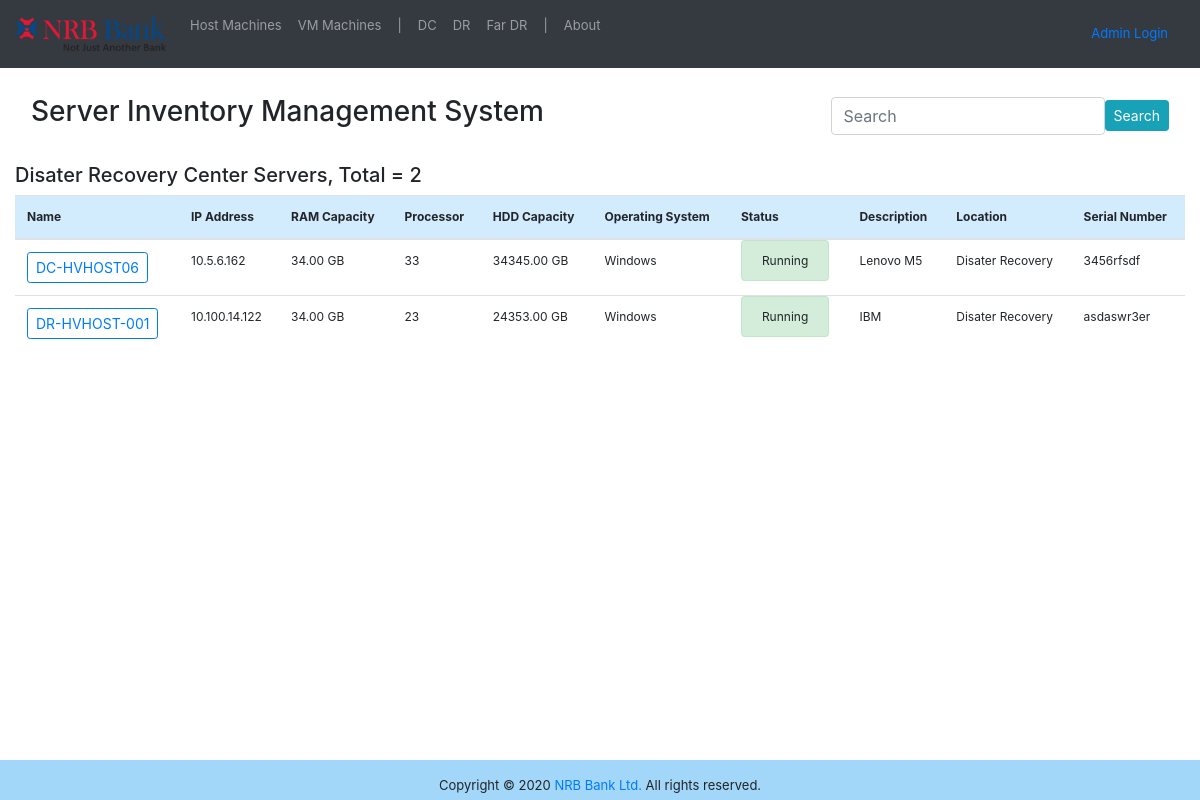
Page /dr_items/ on the committed database.
### server/models.py (models this page shows, shortened)
class Host_Server(models.Model):
    name= models.CharField(max_length=25, blank=False,unique=True, verbose_name="Host Name")
    ip_address= models.GenericIPAddressField(unique=True,default="192.168.1.100", verbose_name="IP Address")
    ram= models.DecimalField(max_digits=5, decimal_places=2,default=1, verbose_name="RAM")
    processor= models.IntegerField(blank=False, null=True, verbose_name="CPU")
    hdd= models.DecimalField(max_digits=7, decimal_places=2,default=1, verbose_name="Hard Disk")
    os= models.CharField(max_length=30,default="Windows", verbose_name="Operating System")
    descriptions= models.CharField(max_length=50,default="", verbose_name="Model")
    choices=(
        ('Running', 'Running'),
        ('Stopped', 'Stopped')
    )
    status= models.CharField(max_length=10, choices= choices, default="Running")
    choices=(
        ('Data Center','DC'),
        ('Disater Recovery', 'DR'),
        ('Far DR','fDR')
    )
    site=models.CharField(max_length=16, choices=choices, default="DC", null=True)
    sn= models.CharField(max_length=30,default="", verbose_name="Serial Number")
    class Meta:
        verbose_name = "Host Server"
        verbose_name_plural = "Host Servers"

### server/views.py (the view)
# urls.py: path('dr_items/', dr_items, name='dr_items'),
def dr_items(request, *args, **kwargs):
    template = 'dr_items.html'
    dr_site=Host_Server.objects.filter(site__contains='Disater Recovery')
    context = {
        'dr_site': dr_site,
        'header': 'Disater Recovery Center Servers'
    }
    return render(request, template, context)

### server/templates/dr_items.html
{% extends 'base.html' %}
{% block body %}
<br>
<div>
  <h5> {{ header }},  Total = {{ dr_site.count }}</h5>
</div>
<table class="table table-hover">
  <thead style="background-color: rgba(133, 202, 248, 0.356)">
    <tr>
      <th>Name</th>
      <th>IP Address</th>
      <th>RAM Capacity</th>
      <th>Processor</th>
      <th>HDD Capacity</th>
      <th>Operating System</th>
      <th>Status</th>
      <th>Description</th>
      <th>Location</th>
      <th>Serial Number</th>
    </tr>
  </thead>
  <tbody>
    {% for dr_site in dr_site %}
    <tr>
      <td><a href="{% url 'container_items' dr_site.pk %}" class="btn btn-outline-primary btn btn-sm" role="button" aria-pressed="true"> {{ dr_site.name }}</a></td>
      <td>{{ dr_site.ip_address}}</td>
      <td>{{ dr_site.ram }} GB </td>
      <td>{{ dr_site.processor }}</td>
      <td>{{ dr_site.hdd }} GB</td>
      <td>{{ dr_site.os }}</td>
      {% if dr_site.status == "Running" %}
      <td><a class="alert alert-success" role="alert" aria-pressed="false">{{ dr_site.status }}</a></td>
      {% else %}
      <td><a class="alert alert-danger" role="alert" aria-pressed="false">{{ dr_site.status }}</a></td>
      {% endif %}
      <td>{{ dr_site.descriptions }}</td>
      <td>{{ dr_site.site }}</td>
      <td>{{ dr_site.sn }}</td>
    </tr>
    {% endfor %}
  </tbody>
</table>
{% endblock %}

### rows in the picture
Host_Server: name "DC-HVHOST06", ip_address "10.5.6.162", ram "34.00", processor "33", hdd "34345.00", os "Windows", status "Running", descriptions "Lenovo M5", site "Disater Recovery", sn "3456rfsdf"
Host_Server: name "DR-HVHOST-001", ip_address "10.100.14.122", ram "34.00", processor "23", hdd "24353.00", os "Windows", status "Running", descriptions "IBM", site "Disater Recovery", sn "asdaswr3er"

### other values in the picture
{{ header }} "Disater Recovery Center Servers"
{{ dr_site.count }} "2"
